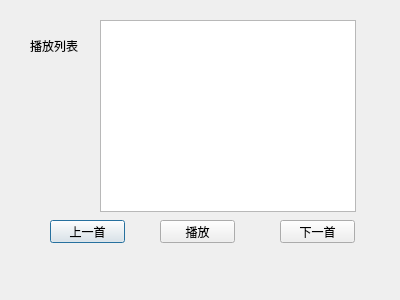
<?xml version="1.0" encoding="UTF-8"?>
<ui version="4.0">
 <class>Dialog</class>
 <widget class="QDialog" name="Dialog">
  <property name="geometry">
   <rect>
    <x>0</x>
    <y>0</y>
    <width>400</width>
    <height>300</height>
   </rect>
  </property>
  <property name="windowTitle">
   <string>Dialog</string>
  </property>
  <widget class="QLabel" name="label">
   <property name="geometry">
    <rect>
     <x>30</x>
     <y>40</y>
     <width>54</width>
     <height>12</height>
    </rect>
   </property>
   <property name="text">
    <string>播放列表</string>
   </property>
  </widget>
  <widget class="QPushButton" name="pushButton">
   <property name="geometry">
    <rect>
     <x>50</x>
     <y>220</y>
     <width>75</width>
     <height>23</height>
    </rect>
   </property>
   <property name="text">
    <string>上一首</string>
   </property>
  </widget>
  <widget class="QPushButton" name="pushButton_2">
   <property name="geometry">
    <rect>
     <x>160</x>
     <y>220</y>
     <width>75</width>
     <height>23</height>
    </rect>
   </property>
   <property name="text">
    <string>播放</string>
   </property>
  </widget>
  <widget class="QPushButton" name="pushButton_3">
   <property name="geometry">
    <rect>
     <x>280</x>
     <y>220</y>
     <width>75</width>
     <height>23</height>
    </rect>
   </property>
   <property name="text">
    <string>下一首</string>
   </property>
  </widget>
  <widget class="QTableView" name="tableView">
   <property name="geometry">
    <rect>
     <x>100</x>
     <y>20</y>
     <width>256</width>
     <height>192</height>
    </rect>
   </property>
  </widget>
 </widget>
 <resources/>
 <connections/>
</ui>
